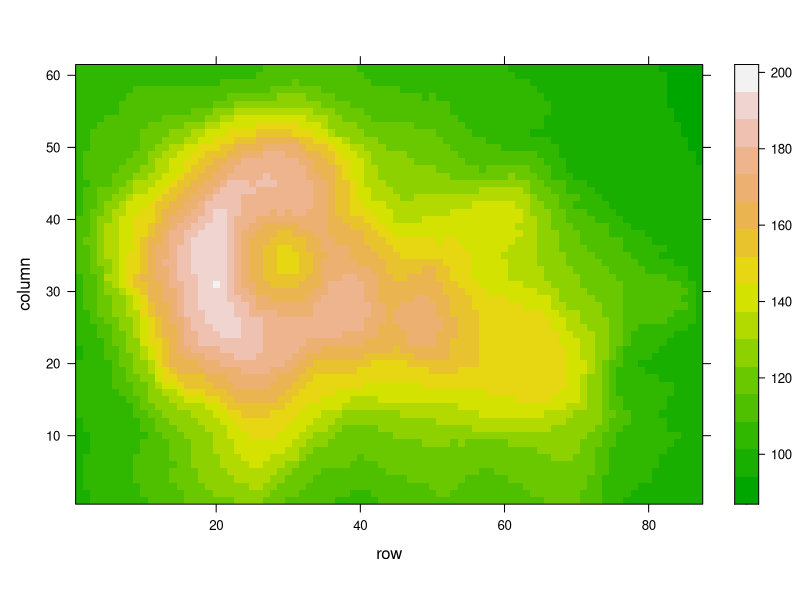
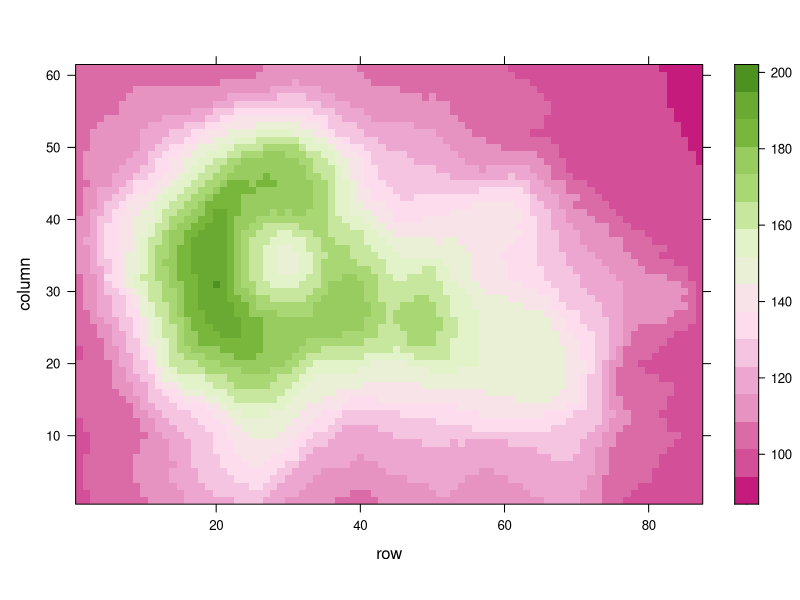
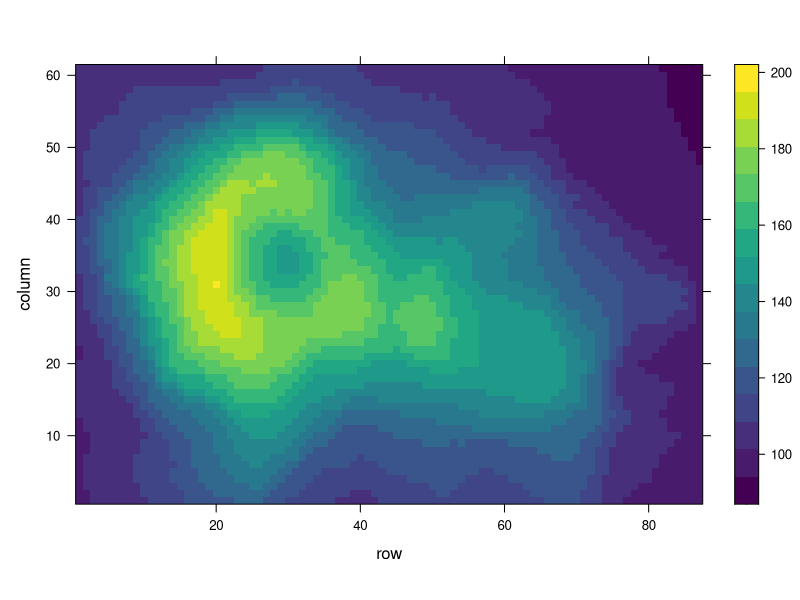

These figures' R source, in order:
# Lattice package
require(lattice)

# The volcano dataset is provided, it looks like that:
#head(volcano)

# 1: native palette from R
levelplot(volcano, col.regions = terrain.colors(100, alpha = 01)) # try cm.colors() or terrain.colors()

# 2: Rcolorbrewer palette
library(RColorBrewer)
coul <- colorRampPalette(brewer.pal(8, "PiYG"))(25)
levelplot(volcano, col.regions = coul) # try cm.colors() or terrain.colors()

# 3: Viridis
library(viridisLite)
coul <- viridis(100)
levelplot(volcano, col.regions = coul) 
#levelplot(volcano, col.regions = magma(100))